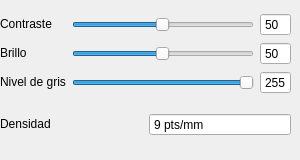
               <widget class="QWidget" name="gris">
                <widget class="QWidget" name="verticalLayoutWidget_3">
                 <property name="geometry">
                  <rect>
                   <x>0</x>
                   <y>0</y>
                   <width>291</width>
                   <height>151</height>
                  </rect>
                 </property>
                 <layout class="QVBoxLayout" name="verticalLayout_6">
                  <item>
                   <layout class="QGridLayout" name="gridLayout_3">
                    <item row="2" column="1">
                     <widget class="QSlider" name="sld_gray_lvl">
                      <property name="autoFillBackground">
                       <bool>true</bool>
                      </property>
                      <property name="minimum">
                       <number>1</number>
                      </property>
                      <property name="maximum">
                       <number>255</number>
                      </property>
                      <property name="sliderPosition">
                       <number>255</number>
                      </property>
                      <property name="orientation">
                       <enum>Qt::Orientation::Horizontal</enum>
                      </property>
                     </widget>
                    </item>
                    <item row="1" column="0">
                     <widget class="QLabel" name="label_11">
                      <property name="sizePolicy">
                       <sizepolicy hsizetype="Preferred" vsizetype="Fixed">
                        <horstretch>0</horstretch>
                        <verstretch>0</verstretch>
                       </sizepolicy>
                      </property>
                      <property name="text">
                       <string>Brillo</string>
                      </property>
                     </widget>
                    </item>
                    <item row="2" column="0">
                     <widget class="QLabel" name="label_12">
                      <property name="sizePolicy">
                       <sizepolicy hsizetype="Preferred" vsizetype="Fixed">
                        <horstretch>0</horstretch>
                        <verstretch>0</verstretch>
                       </sizepolicy>
                      </property>
                      <property name="text">
                       <string>Nivel de gris</string>
                      </property>
                     </widget>
                    </item>
                    <item row="0" column="1">
                     <widget class="QSlider" name="sld_gray_contraste">
                      <property name="autoFillBackground">
                       <bool>true</bool>
                      </property>
                      <property name="minimum">
                       <number>1</number>
                      </property>
                      <property name="maximum">
                       <number>100</number>
                      </property>
                      <property name="sliderPosition">
                       <number>50</number>
                      </property>
                      <property name="orientation">
                       <enum>Qt::Orientation::Horizontal</enum>
                      </property>
                     </widget>
                    </item>
                    <item row="0" column="0">
                     <widget class="QLabel" name="label_10">
                      <property name="sizePolicy">
                       <sizepolicy hsizetype="Preferred" vsizetype="Fixed">
                        <horstretch>0</horstretch>
                        <verstretch>0</verstretch>
                       </sizepolicy>
                      </property>
                      <property name="text">
                       <string>Contraste</string>
                      </property>
                     </widget>
                    </item>
                    <item row="1" column="1">
                     <widget class="QSlider" name="sld_gray_brillo">
                      <property name="autoFillBackground">
                       <bool>true</bool>
                      </property>
                      <property name="minimum">
                       <number>1</number>
                      </property>
                      <property name="maximum">
                       <number>100</number>
                      </property>
                      <property name="sliderPosition">
                       <number>50</number>
                      </property>
                      <property name="orientation">
                       <enum>Qt::Orientation::Horizontal</enum>
                      </property>
                     </widget>
                    </item>
                    <item row="0" column="2">
                     <widget class="QSpinBox" name="num_gray_contraste">
                      <property name="buttonSymbols">
                       <enum>QAbstractSpinBox::ButtonSymbols::NoButtons</enum>
                      </property>
                      <property name="minimum">
                       <number>1</number>
                      </property>
                      <property name="maximum">
                       <number>100</number>
                      </property>
                      <property name="value">
                       <number>50</number>
                      </property>
                     </widget>
                    </item>
                    <item row="1" column="2">
                     <widget class="QSpinBox" name="num_gray_brillo">
                      <property name="buttonSymbols">
                       <enum>QAbstractSpinBox::ButtonSymbols::NoButtons</enum>
                      </property>
                      <property name="minimum">
                       <number>1</number>
                      </property>
                      <property name="maximum">
                       <number>100</number>
                      </property>
                      <property name="value">
                       <number>50</number>
                      </property>
                     </widget>
                    </item>
                    <item row="2" column="2">
                     <widget class="QSpinBox" name="num_gray_lvl">
                      <property name="buttonSymbols">
                       <enum>QAbstractSpinBox::ButtonSymbols::NoButtons</enum>
                      </property>
                      <property name="minimum">
                       <number>1</number>
                      </property>
                      <property name="maximum">
                       <number>255</number>
                      </property>
                      <property name="value">
                       <number>255</number>
                      </property>
                     </widget>
                    </item>
                   </layout>
                  </item>
                  <item>
                   <layout class="QHBoxLayout" name="horizontalLayout_6">
                    <item>
                     <widget class="QLabel" name="label_13">
                      <property name="sizePolicy">
                       <sizepolicy hsizetype="Preferred" vsizetype="Fixed">
                        <horstretch>0</horstretch>
                        <verstretch>0</verstretch>
                       </sizepolicy>
                      </property>
                      <property name="text">
                       <string>Densidad </string>
                      </property>
                     </widget>
                    </item>
                    <item>
                     <widget class="QSpinBox" name="txt_gray_densidad">
                      <property name="buttonSymbols">
                       <enum>QAbstractSpinBox::ButtonSymbols::NoButtons</enum>
                      </property>
                      <property name="suffix">
                       <string> pts/mm</string>
                      </property>
                      <property name="minimum">
                       <number>1</number>
                      </property>
                      <property name="maximum">
                       <number>10</number>
                      </property>
                      <property name="value">
                       <number>9</number>
                      </property>
                     </widget>
                    </item>
                   </layout>
                  </item>
                 </layout>
                </widget>
               </widget>
